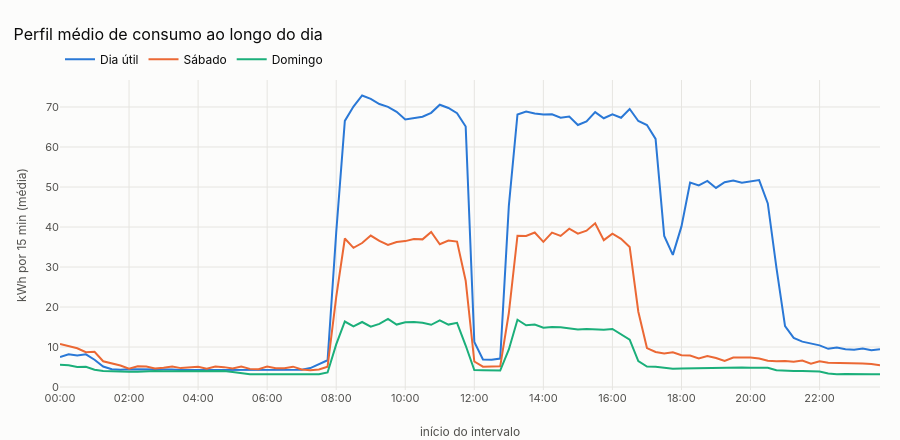

This figure's notebook cell:
### Markdown cell above
**Observações:**
- As **listras verticais claras** são fins de semana e paradas. A cadência semanal é a estrutura mais forte do dataset.
- Há uma **faixa horizontal clara ao meio-dia** e outra por volta das 21h. A planta para nesses horários, todos os dias úteis.
- Há também uma faixa clara mais estreita por volta das 17h45: uma pausa curta entre o expediente da tarde e o da noite.
- **Em janeiro e fevereiro a planta operou de madrugada** em vários dias (manchas escuras no topo e no pé do mapa). A partir de março isso praticamente desaparece: o consumo médio entre 0h e 6h cai de cerca de 16 kWh em janeiro para cerca de 3 kWh no resto do ano. É uma mudança de regime operacional *dentro* do período de treino, e o modelo precisa lidar com ela.

### O dia típico

### Code cell
tod = df["interval_start"].dt.strftime("%H:%M")
dtype = np.select(
    [df["day_of_week"].eq("Sunday"), df["day_of_week"].eq("Saturday")],
    ["Domingo", "Sábado"],
    "Dia útil",
)
profile = (
    df.assign(tod=tod, day_type=dtype).groupby(["day_type", "tod"])["usage_kwh"].mean().unstack(0)
)

fig = go.Figure()
for i, label in enumerate(["Dia útil", "Sábado", "Domingo"]):
    fig.add_trace(
        go.Scatter(
            x=profile.index,
            y=profile[label],
            mode="lines",
            name=label,
            line=dict(color=CATEGORICAL[i], width=2),
        )
    )
fig.update_layout(
    title="Perfil médio de consumo ao longo do dia",
    xaxis_title="início do intervalo",
    yaxis_title="kWh por 15 min (média)",
    xaxis=dict(nticks=13),
    height=440,
)
fig.show()

### Figure 1 — Plotly figure (JSON) as saved in the notebook; plotly's stock layout.template omitted (floating-point values rounded to 4 significant figures)
{"data": [{"line": {"color": "#2a78d6", "width": 2}, "mode": "lines", "name": "Dia útil", "type": "scatter", "x": ["00:00", "00:15", "00:30", "00:45", "01:00", "01:15", "01:30", "01:45", "02:00", "02:15", "02:30", "02:45", "03:00", "03:15", "03:30", "03:45", "04:00", "04:15", "04:30", "04:45", "05:00", "05:15", "05:30", "05:45", "06:00", "06:15", "06:30", "06:45", "07:00", "07:15", "07:30", "07:45", "08:00", "08:15", "08:30", "08:45", "09:00", "09:15", "09:30", "09:45", "10:00", "10:15", "10:30", "10:45", "11:00", "11:15", "11:30", "11:45", "12:00", "12:15", "12:30", "12:45", "13:00", "13:15", "13:30", "13:45", "14:00", "14:15", "14:30", "14:45", "15:00", "15:15", "15:30", "15:45", "16:00", "16:15", "16:30", "16:45", "17:00", "17:15", "17:30", "17:45", "18:00", "18:15", "18:30", "18:45", "19:00", "19:15", "19:30", "19:45", "20:00", "20:15", "20:30", "20:45", "21:00", "21:15", "21:30", "21:45", "22:00", "22:15", "22:30", "22:45", "23:00", "23:15", "23:30", "23:45"], "y": [7.489, 8.198, 7.884, 8.172, 6.813, 5.126, 4.452, 4.315, 4.472, 4.483, 4.367, 4.366, 4.342, 4.406, 4.263, 4.277, 4.288, 4.303, 4.214, 4.178, 4.207, 4.275, 4.368, 4.332, 4.294, 4.374, 4.31, 4.314, 4.308, 4.743, 5.712, 6.698, 38.63, 66.53, 70.12, 72.87, 72.04, 70.74, 70.04, 68.8, 66.9, 67.3, 67.56, 68.55, 70.55, 69.75, 68.46, 65.13, 11.28, 6.863, 6.813, 7.1, 45.27, 68.14, 68.87, 68.39, 68.1, 68.16, 67.32, 67.59, 65.49, 66.41, 68.72, 67.18, 68.15, 67.31, 69.49, 66.51, 65.49, 62.02, 37.78, 33.03, 40.15, 51.09, 50.41, 51.51, 49.76, 51.21, 51.62, 51.05, 51.4, 51.74, 45.9, 29.83, 15.21, 12.29, 11.35, 10.88, 10.42, 9.552, 9.847, 9.429, 9.289, 9.616, 9.199, 9.427]}, {"line": {"color": "#eb6834", "width": 2}, "mode": "lines", "name": "Sábado", "type": "scatter", "x": ["00:00", "00:15", "00:30", "00:45", "01:00", "01:15", "01:30", "01:45", "02:00", "02:15", "02:30", "02:45", "03:00", "03:15", "03:30", "03:45", "04:00", "04:15", "04:30", "04:45", "05:00", "05:15", "05:30", "05:45", "06:00", "06:15", "06:30", "06:45", "07:00", "07:15", "07:30", "07:45", "08:00", "08:15", "08:30", "08:45", "09:00", "09:15", "09:30", "09:45", "10:00", "10:15", "10:30", "10:45", "11:00", "11:15", "11:30", "11:45", "12:00", "12:15", "12:30", "12:45", "13:00", "13:15", "13:30", "13:45", "14:00", "14:15", "14:30", "14:45", "15:00", "15:15", "15:30", "15:45", "16:00", "16:15", "16:30", "16:45", "17:00", "17:15", "17:30", "17:45", "18:00", "18:15", "18:30", "18:45", "19:00", "19:15", "19:30", "19:45", "20:00", "20:15", "20:30", "20:45", "21:00", "21:15", "21:30", "21:45", "22:00", "22:15", "22:30", "22:45", "23:00", "23:15", "23:30", "23:45"], "y": [10.78, 10.19, 9.695, 8.707, 8.82, 6.43, 5.982, 5.366, 4.556, 5.184, 5.143, 4.649, 4.827, 5.142, 4.727, 4.936, 5.058, 4.548, 5.125, 4.971, 4.653, 5.115, 4.533, 4.432, 5.1, 4.71, 4.691, 5.086, 4.397, 4.178, 4.368, 5.079, 22.47, 37.12, 34.79, 35.99, 37.86, 36.51, 35.52, 36.26, 36.48, 37.02, 36.91, 38.77, 35.68, 36.6, 36.36, 26.58, 6.376, 5.078, 5.111, 5.183, 18.5, 37.83, 37.76, 38.63, 36.28, 38.59, 37.76, 39.59, 38.34, 39.07, 40.93, 36.72, 38.32, 37.04, 35.01, 18.83, 9.737, 8.757, 8.378, 8.66, 7.924, 7.891, 7.168, 7.772, 7.249, 6.502, 7.365, 7.467, 7.389, 7.118, 6.581, 6.466, 6.504, 6.343, 6.614, 5.849, 6.411, 6.072, 6.061, 5.917, 5.903, 5.863, 5.74, 5.468]}, {"line": {"color": "#1baf7a", "width": 2}, "mode": "lines", "name": "Domingo", "type": "scatter", "x": ["00:00", "00:15", "00:30", "00:45", "01:00", "01:15", "01:30", "01:45", "02:00", "02:15", "02:30", "02:45", "03:00", "03:15", "03:30", "03:45", "04:00", "04:15", "04:30", "04:45", "05:00", "05:15", "05:30", "05:45", "06:00", "06:15", "06:30", "06:45", "07:00", "07:15", "07:30", "07:45", "08:00", "08:15", "08:30", "08:45", "09:00", "09:15", "09:30", "09:45", "10:00", "10:15", "10:30", "10:45", "11:00", "11:15", "11:30", "11:45", "12:00", "12:15", "12:30", "12:45", "13:00", "13:15", "13:30", "13:45", "14:00", "14:15", "14:30", "14:45", "15:00", "15:15", "15:30", "15:45", "16:00", "16:15", "16:30", "16:45", "17:00", "17:15", "17:30", "17:45", "18:00", "18:15", "18:30", "18:45", "19:00", "19:15", "19:30", "19:45", "20:00", "20:15", "20:30", "20:45", "21:00", "21:15", "21:30", "21:45", "22:00", "22:15", "22:30", "22:45", "23:00", "23:15", "23:30", "23:45"], "y": [5.562, 5.458, 4.98, 5.058, 4.322, 3.976, 3.914, 3.957, 3.83, 3.819, 3.959, 3.996, 3.931, 3.936, 3.933, 3.894, 3.927, 3.838, 3.928, 3.974, 3.767, 3.505, 3.217, 3.198, 3.178, 3.16, 3.233, 3.193, 3.129, 3.135, 3.167, 3.633, 10.64, 16.37, 15.16, 16.25, 15.07, 15.79, 17.0, 15.61, 16.19, 16.22, 16.08, 15.56, 16.65, 15.6, 16.05, 10.37, 4.24, 4.212, 4.199, 4.115, 9.383, 16.82, 15.44, 15.6, 14.81, 14.98, 14.91, 14.61, 14.41, 14.49, 14.45, 14.3, 14.5, 13.1, 11.82, 6.481, 5.117, 5.082, 4.86, 4.595, 4.652, 4.687, 4.754, 4.878, 4.895, 4.849, 4.804, 4.902, 4.832, 4.828, 4.831, 4.196, 4.027, 3.996, 3.985, 3.984, 3.885, 3.391, 3.202, 3.251, 3.17, 3.162, 3.168, 3.208]}], "layout": {"height": 440, "title": {"text": "Perfil médio de consumo ao longo do dia"}, "xaxis": {"nticks": 13, "title": {"text": "início do intervalo"}}, "yaxis": {"title": {"text": "kWh por 15 min (média)"}}}}
